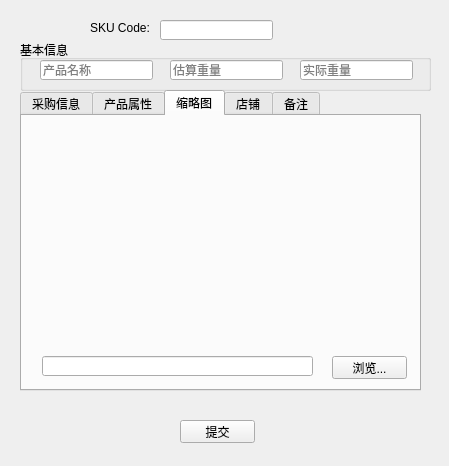
<?xml version="1.0" encoding="UTF-8"?>
<ui version="4.0">
 <class>NewProductDlg</class>
 <widget class="QDialog" name="NewProductDlg">
  <property name="geometry">
   <rect>
    <x>0</x>
    <y>0</y>
    <width>449</width>
    <height>466</height>
   </rect>
  </property>
  <property name="windowTitle">
   <string>添加新产品</string>
  </property>
  <widget class="QLabel" name="label">
   <property name="geometry">
    <rect>
     <x>90</x>
     <y>20</y>
     <width>61</width>
     <height>16</height>
    </rect>
   </property>
   <property name="text">
    <string>SKU Code:</string>
   </property>
  </widget>
  <widget class="QLineEdit" name="lineEdit_SKUCode">
   <property name="geometry">
    <rect>
     <x>160</x>
     <y>20</y>
     <width>113</width>
     <height>20</height>
    </rect>
   </property>
   <property name="readOnly">
    <bool>true</bool>
   </property>
  </widget>
  <widget class="QGroupBox" name="groupBox">
   <property name="geometry">
    <rect>
     <x>20</x>
     <y>40</y>
     <width>411</width>
     <height>51</height>
    </rect>
   </property>
   <property name="title">
    <string>基本信息</string>
   </property>
   <property name="flat">
    <bool>true</bool>
   </property>
   <widget class="QLineEdit" name="lineEdit_productName">
    <property name="geometry">
     <rect>
      <x>20</x>
      <y>20</y>
      <width>113</width>
      <height>20</height>
     </rect>
    </property>
    <property name="placeholderText">
     <string>产品名称</string>
    </property>
   </widget>
   <widget class="QLineEdit" name="lineEdit_estimateWeight">
    <property name="geometry">
     <rect>
      <x>150</x>
      <y>20</y>
      <width>113</width>
      <height>20</height>
     </rect>
    </property>
    <property name="placeholderText">
     <string>估算重量</string>
    </property>
   </widget>
   <widget class="QLineEdit" name="lineEdit_realWeight">
    <property name="geometry">
     <rect>
      <x>280</x>
      <y>20</y>
      <width>113</width>
      <height>20</height>
     </rect>
    </property>
    <property name="placeholderText">
     <string>实际重量</string>
    </property>
   </widget>
  </widget>
  <widget class="QTabWidget" name="tabWidget">
   <property name="geometry">
    <rect>
     <x>20</x>
     <y>90</y>
     <width>401</width>
     <height>301</height>
    </rect>
   </property>
   <property name="currentIndex">
    <number>2</number>
   </property>
   <widget class="QWidget" name="tab">
    <attribute name="title">
     <string>采购信息</string>
    </attribute>
    <widget class="QTableView" name="tableView_buy">
     <property name="geometry">
      <rect>
       <x>20</x>
       <y>10</y>
       <width>361</width>
       <height>221</height>
      </rect>
     </property>
    </widget>
    <widget class="QPushButton" name="pushButton_newBuyItem">
     <property name="geometry">
      <rect>
       <x>100</x>
       <y>240</y>
       <width>75</width>
       <height>23</height>
      </rect>
     </property>
     <property name="text">
      <string>新增</string>
     </property>
    </widget>
    <widget class="QPushButton" name="pushButton_removeBuyItem">
     <property name="geometry">
      <rect>
       <x>230</x>
       <y>240</y>
       <width>75</width>
       <height>23</height>
      </rect>
     </property>
     <property name="text">
      <string>移除</string>
     </property>
    </widget>
   </widget>
   <widget class="QWidget" name="tab_2">
    <attribute name="title">
     <string>产品属性</string>
    </attribute>
    <widget class="QTableView" name="tableView_attrib">
     <property name="geometry">
      <rect>
       <x>20</x>
       <y>10</y>
       <width>361</width>
       <height>221</height>
      </rect>
     </property>
    </widget>
    <widget class="QPushButton" name="pushButton_newAttribItem">
     <property name="geometry">
      <rect>
       <x>100</x>
       <y>240</y>
       <width>75</width>
       <height>23</height>
      </rect>
     </property>
     <property name="text">
      <string>新增</string>
     </property>
    </widget>
    <widget class="QPushButton" name="pushButton_removeAttribItem">
     <property name="geometry">
      <rect>
       <x>230</x>
       <y>240</y>
       <width>75</width>
       <height>23</height>
      </rect>
     </property>
     <property name="text">
      <string>移除</string>
     </property>
    </widget>
   </widget>
   <widget class="QWidget" name="tab_5">
    <attribute name="title">
     <string>缩略图</string>
    </attribute>
    <widget class="QLabel" name="label_thumb">
     <property name="geometry">
      <rect>
       <x>20</x>
       <y>10</y>
       <width>351</width>
       <height>201</height>
      </rect>
     </property>
     <property name="text">
      <string/>
     </property>
    </widget>
    <widget class="QLineEdit" name="lineEdit_imagePath">
     <property name="geometry">
      <rect>
       <x>20</x>
       <y>240</y>
       <width>271</width>
       <height>20</height>
      </rect>
     </property>
     <property name="readOnly">
      <bool>true</bool>
     </property>
    </widget>
    <widget class="QPushButton" name="pushButton_imagePath">
     <property name="geometry">
      <rect>
       <x>310</x>
       <y>240</y>
       <width>75</width>
       <height>23</height>
      </rect>
     </property>
     <property name="text">
      <string>浏览...</string>
     </property>
    </widget>
   </widget>
   <widget class="QWidget" name="tab_4">
    <attribute name="title">
     <string>店铺</string>
    </attribute>
   </widget>
   <widget class="QWidget" name="tab_3">
    <attribute name="title">
     <string>备注</string>
    </attribute>
    <widget class="QTextEdit" name="textEdit_Note">
     <property name="geometry">
      <rect>
       <x>20</x>
       <y>10</y>
       <width>351</width>
       <height>221</height>
      </rect>
     </property>
    </widget>
   </widget>
  </widget>
  <widget class="QPushButton" name="pushButton_newProduct">
   <property name="geometry">
    <rect>
     <x>180</x>
     <y>420</y>
     <width>75</width>
     <height>23</height>
    </rect>
   </property>
   <property name="text">
    <string>提交</string>
   </property>
  </widget>
 </widget>
 <resources/>
 <connections/>
</ui>
